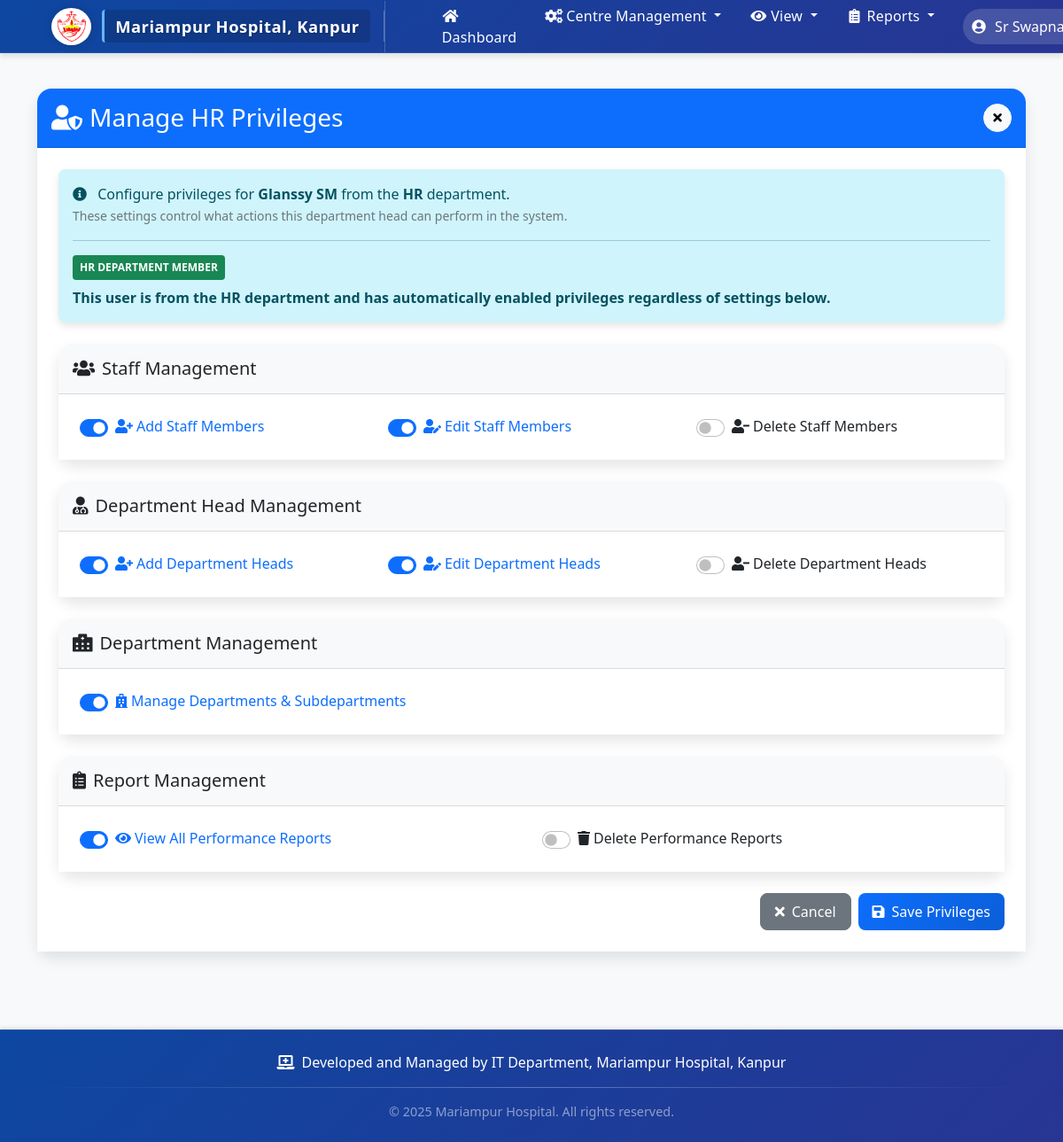
The app's page /hr-privileges/manage/8/ (signed in) with its own data.
### staff_monitor/models.py (models this page shows, shortened)
class DepartmentHead(models.Model):
    user = models.OneToOneField(User, on_delete=models.CASCADE)
    department = models.ForeignKey(Department, on_delete=models.PROTECT)
    subdepartment = models.ForeignKey(SubDepartment, on_delete=models.PROTECT, null=True, blank=True)
    designation = models.CharField(max_length=100, default="Department Head")
    contact_number = models.CharField(max_length=15)
    joining_date = models.DateField(null=True, blank=True)
    appointment_date = models.DateField(null=True, blank=True)
    managed_staff = models.ManyToManyField('Staff', related_name='supervisors', blank=True)
    is_hr_head = models.BooleanField(default=False)

class Department(models.Model):
    name = models.CharField(max_length=100, unique=True)
    created_at = models.DateTimeField(auto_now_add=True)
    class Meta:
        ordering = ['name']

class HRPrivileges(models.Model):
    hr_head = models.OneToOneField(DepartmentHead, on_delete=models.CASCADE, related_name='privileges')
    can_add_staff = models.BooleanField(default=False)
    can_edit_staff = models.BooleanField(default=False)
    can_delete_staff = models.BooleanField(default=False)
    can_add_department_head = models.BooleanField(default=False)
    can_edit_department_head = models.BooleanField(default=False)
    can_delete_department_head = models.BooleanField(default=False)
    can_manage_departments = models.BooleanField(default=False)
    can_view_all_reports = models.BooleanField(default=False)
    can_delete_reports = models.BooleanField(default=False)
    created_at = models.DateTimeField(auto_now_add=True)
    updated_at = models.DateTimeField(auto_now=True)
    class Meta:
        verbose_name = "HR Privileges"
        verbose_name_plural = "HR Privileges"

### staff_monitor/views.py (the view, shortened to what this page needs)
# urls.py: path('hr-privileges/manage/<int:head_id>/', views.manage_hr_privileges, name='manage_hr_privileges'),
@login_required
@user_passes_test(is_admin)
def manage_hr_privileges(request, head_id):
    department_head = get_object_or_404(DepartmentHead, id=head_id)
    if not department_head.is_hr_head:
        department_head.is_hr_head = True
        department_head.save()
    privileges, created = HRPrivileges.objects.get_or_create(hr_head=department_head)
    return render(request, 'staff_monitor/manage_hr_privileges.html', {
        'department_head': department_head,
        'privileges': privileges
    })

### staff_monitor/templates/staff_monitor/manage_hr_privileges.html (shortened to what this page needs)
{% extends 'staff_monitor/base.html' %}
{% block content %}
<div class="card">
    <div class="card-header bg-primary text-white d-flex justify-content-between align-items-center">
        <h3 class="mb-0">
            <i class="fas fa-user-shield me-2"></i>Manage HR Privileges
        </h3>
        <a href="{% url 'hr_privileges_list' %}" class="btn btn-light btn-sm close-btn">
            <i class="fas fa-times"></i>
        </a>
    </div>
    <div class="card-body">
        <div class="alert alert-info mb-4">
            <i class="fas fa-info-circle me-2"></i>
            Configure privileges for <strong>{{ department_head.user.get_full_name }}</strong> from the <strong>{{ department_head.department.name }}</strong> department.
            <br>
            <small class="text-muted">These settings control what actions this department head can perform in the system.</small>
            {% if department_head.department.name|lower == "hr" %}
            <hr>
            <div class="badge bg-success p-2 mb-2">HR DEPARTMENT MEMBER</div>
            <p class="mb-0 fw-bold">This user is from the HR department and has automatically enabled privileges regardless of settings below.</p>
            {% endif %}
        </div>
        <form method="post" id="privilegesForm">
            <div class="card mb-4">
                <div class="card-header bg-light">
                    <h5 class="mb-0"><i class="fas fa-users me-2"></i>Staff Management</h5>
                </div>
                <div class="card-body">
                    <div class="row">
                        <div class="col-md-4">
                            <div class="form-check form-switch">
                                <input class="form-check-input" type="checkbox" id="can_add_staff" name="can_add_staff" {% if privileges.can_add_staff %}checked{% endif %}>
                                <label class="form-check-label" for="can_add_staff">
                                    <i class="fas fa-user-plus me-1"></i>Add Staff Members
                                </label>
                            </div>
                        </div>
                        <div class="col-md-4">
                            <div class="form-check form-switch">
                                <input class="form-check-input" type="checkbox" id="can_edit_staff" name="can_edit_staff" {% if privileges.can_edit_staff %}checked{% endif %}>
                                <label class="form-check-label" for="can_edit_staff">
                                    <i class="fas fa-user-edit me-1"></i>Edit Staff Members
                                </label>
                            </div>
                        </div>
                        <div class="col-md-4">
                            <div class="form-check form-switch">
                                <input class="form-check-input" type="checkbox" id="can_delete_staff" name="can_delete_staff" {% if privileges.can_delete_staff %}checked{% endif %}>
                                <label class="form-check-label" for="can_delete_staff">
                                    <i class="fas fa-user-minus me-1"></i>Delete Staff Members
                                </label>
                            </div>
                        </div>
                    </div>
                </div>
            </div>
            <div class="card mb-4">
                <div class="card-header bg-light">
                    <h5 class="mb-0"><i class="fas fa-user-md me-2"></i>Department Head Management</h5>
                </div>
                <div class="card-body">
                    <div class="row">
                        <div class="col-md-4">
                            <div class="form-check form-switch">
                                <input class="form-check-input" type="checkbox" id="can_add_department_head" name="can_add_department_head" {% if privileges.can_add_department_head %}checked{% endif %}>
                                <label class="form-check-label" for="can_add_department_head">
                                    <i class="fas fa-user-plus me-1"></i>Add Department Heads
                                </label>
                            </div>
                        </div>
                        <div class="col-md-4">
                            <div class="form-check form-switch">
                                <input class="form-check-input" type="checkbox" id="can_edit_department_head" name="can_edit_department_head" {% if privileges.can_edit_department_head %}checked{% endif %}>
                                <label class="form-check-label" for="can_edit_department_head">
                                    <i class="fas fa-user-edit me-1"></i>Edit Department Heads
                                </label>
                            </div>
                        </div>
                        <div class="col-md-4">
                            <div class="form-check form-switch">
                                <input class="form-check-input" type="checkbox" id="can_delete_department_head" name="can_delete_department_head" {% if privileges.can_delete_department_head %}checked{% endif %}>
                                <label class="form-check-label" for="can_delete_department_head">
                                    <i class="fas fa-user-minus me-1"></i>Delete Department Heads
                                </label>
                            </div>
                        </div>
                    </div>
                </div>
            </div>
            <div class="card mb-4">
                <div class="card-header bg-light">
                    <h5 class="mb-0"><i class="fas fa-hospital-alt me-2"></i>Department Management</h5>
                </div>
                <div class="card-body">
                    <div class="form-check form-switch">
                        <input class="form-check-input" type="checkbox" id="can_manage_departments" name="can_manage_departments" {% if privileges.can_manage_departments %}checked{% endif %}>
                        <label class="form-check-label" for="can_manage_departments">
                            <i class="fas fa-hospital me-1"></i>Manage Departments & Subdepartments
                        </label>
                    </div>
                </div>
            </div>
            <div class="card mb-4">
                <div class="card-header bg-light">
                    <h5 class="mb-0"><i class="fas fa-clipboard-list me-2"></i>Report Management</h5>
                </div>
                <div class="card-body">
                    <div class="row">
                        <div class="col-md-6">
                            <div class="form-check form-switch">
                                <input class="form-check-input" type="checkbox" id="can_view_all_reports" name="can_view_all_reports" {% if privileges.can_view_all_reports %}checked{% endif %}>
                                <label class="form-check-label" for="can_view_all_reports">
                                    <i class="fas fa-eye me-1"></i>View All Performance Reports
                                </label>
                            </div>
                        </div>
                        <div class="col-md-6">
                            <div class="form-check form-switch">
                                <input class="form-check-input" type="checkbox" id="can_delete_reports" name="can_delete_reports" {% if privileges.can_delete_reports %}checked{% endif %}>
                                <label class="form-check-label" for="can_delete_reports">
                                    <i class="fas fa-trash me-1"></i>Delete Performance Reports
                                </label>
                            </div>
                        </div>
                    </div>
                </div>
            </div>
            <div class="d-flex justify-content-end gap-2">
                <a href="{% url 'hr_privileges_list' %}" class="btn btn-secondary">
                    <i class="fas fa-times me-2"></i>Cancel
                </a>
                <button type="submit" class="btn btn-primary">
                    <i class="fas fa-save me-2"></i>Save Privileges
                </button>
            </div>
        </form>
    </div>
</div>
{% endblock %}

### staff_monitor/templates/staff_monitor/base.html (shortened to what this page needs)
{% load static %}
<!DOCTYPE html>
<html lang="en">
<head>
    <link href="https://cdn.jsdelivr.net/npm/bootstrap@5.1.3/dist/css/bootstrap.min.css" rel="stylesheet">
    <link href="https://cdnjs.cloudflare.com/ajax/libs/font-awesome/5.15.4/css/all.min.css" rel="stylesheet">
    <link href="https://cdn.jsdelivr.net/npm/sweetalert2@11.7.32/dist/sweetalert2.min.css" rel="stylesheet">
</head>
<body>
    <nav class="navbar navbar-expand-lg navbar-dark">
        <div class="container">
            <a class="navbar-brand" href="{% url 'dashboard' %}">
                <img src="{% static 'images/hospital-logo.png' %}" alt="Hospital Logo">
                <span class="hospital-name">Mariampur Hospital, Kanpur</span>
            </a>
            {% if request.path != '/login/' %}
            {% if user.is_authenticated %}
            <div class="collapse navbar-collapse" id="navbarNav">
                <ul class="navbar-nav me-auto">
                    <li class="nav-item">
                        <a class="nav-link nav-btn" href="{% url 'dashboard' %}">
                            <i class="fas fa-home me-1"></i>Dashboard
                        </a>
                    </li>
                {% if user.is_staff %}
                    <li class="nav-item dropdown">
                        <a class="nav-link dropdown-toggle nav-btn" href="#" id="centerManagementDropdown" role="button" data-bs-toggle="dropdown" aria-expanded="false">
                            <i class="fas fa-cogs me-1"></i>Centre Management
                        </a>
                    </li>
                    <li class="nav-item dropdown">
                        <a class="nav-link dropdown-toggle nav-btn" href="#" id="viewDropdown" role="button" data-bs-toggle="dropdown" aria-expanded="false">
                            <i class="fas fa-eye me-1"></i>View
                        </a>
                    </li>
                    <li class="nav-item dropdown">
                        <a class="nav-link dropdown-toggle nav-btn" href="#" id="reportsDropdown" role="button" data-bs-toggle="dropdown" aria-expanded="false">
                            <i class="fas fa-clipboard-list me-1"></i>Reports
                        </a>
                    </li>
                {% endif %}
                </ul>
                <ul class="navbar-nav ms-auto">
                    <li class="nav-item dropdown">
                        <a class="nav-link dropdown-toggle user-dropdown-btn" href="#" id="userDropdown" role="button" data-bs-toggle="dropdown" aria-expanded="false">
                            <i class="fas fa-user-circle me-1"></i>
                            {{ user.get_full_name|default:user.username }}
                        </a>
                    </li>
                </ul>
            </div>
            {% endif %}
            {% endif %}
        </div>
    </nav>
    <div class="content-wrapper">
    <div class="container mt-4">
        {% block content %}
        {% endblock %}
    </div>
    </div>
    <footer class="footer">
        <div class="container">
            <div class="footer-content">
                <i class="fas fa-laptop-medical"></i>
                <span>Developed and Managed by IT Department, Mariampur Hospital, Kanpur</span>
            </div>
            <div class="footer-divider"></div>
            <div class="text-center text-white-50" style="font-size: 0.9rem;">
                <span>&copy; {% now "Y" %} Mariampur Hospital. All rights reserved.</span>
            </div>
        </div>
    </footer>
</body>
</html>

### records on screen
DepartmentHead: user.get_full_name "Glanssy SM", department.name "HR"
HRPrivileges: can_add_staff "☑", can_edit_staff "☑", can_add_department_head "☑", can_edit_department_head "☑", can_manage_departments "☑", can_view_all_reports "☑"

### other values on screen
{{ user.get_full_name|default:user.username }} "Sr…"
